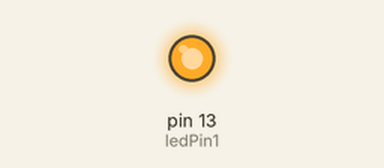
Recording of a sketch running on a simulated Arduino Uno, built with avr-gcc and run on an emulated ATmega328P. On the bench: output pins drawn as LEDs (lit = HIGH).

Above: at 0.5 s.
At 4.0 s:
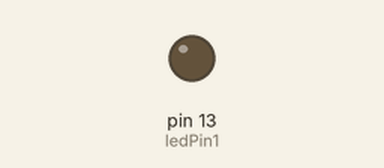
Timing chart, 0 to 6.5 s (numbered marks = the images above):
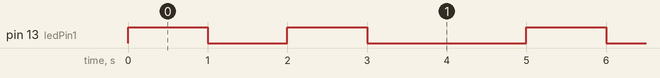

Measured:
- by itself, pin 13 (ledPin1): repeats every 5.0 s: LOW 1.0 s, HIGH 1.0 s, LOW 2.0 s, HIGH 1.0 s
- by itself, everything shown: repeats every 5.0 s, in 4 steps

The sketch:

BareMinimum1.ino
```cpp
const int ledPin1 = 13;

const int blinkInterval = 1000;
const int blinkInterval1 = 2000;

void setup() {
  // put your setup code here, to run once:
  pinMode(ledPin1, OUTPUT);


}

void loop() {
  // put your main code here, to run repeatedly:
   digitalWrite(ledPin1, HIGH);
   delay(blinkInterval);
   digitalWrite(ledPin1, LOW);
   delay(blinkInterval);

   digitalWrite(ledPin1, HIGH);
   delay(blinkInterval);
   digitalWrite(ledPin1, LOW);
   delay(blinkInterval1);

    digitalWrite(ledPin1, HIGH);
   delay(blinkInterval);
   digitalWrite(ledPin1, LOW);
   delay(blinkInterval);

    digitalWrite(ledPin1, HIGH);
   delay(blinkInterval);
   digitalWrite(ledPin1, LOW);
   delay(blinkInterval1);
}
```
